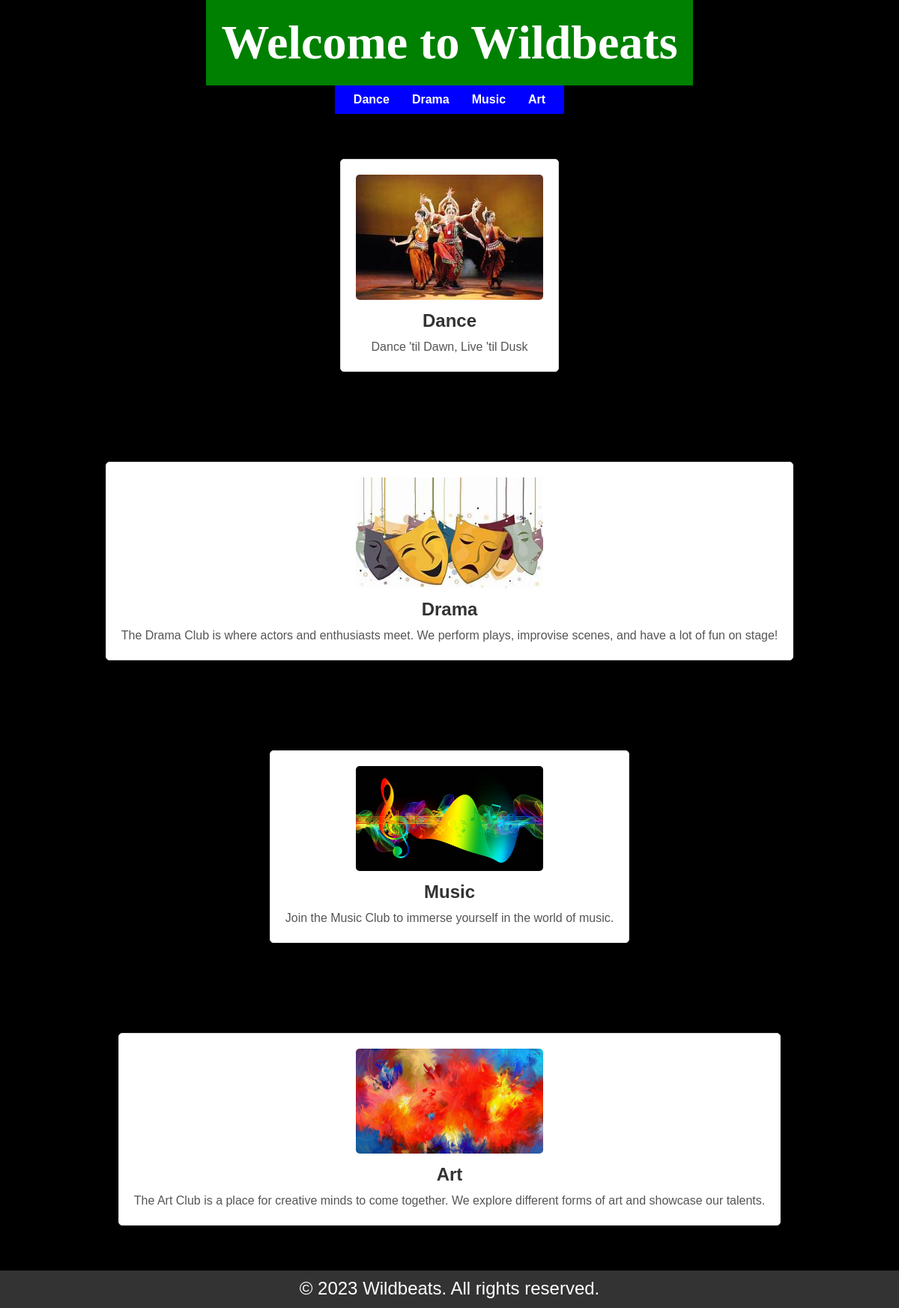
The app's page /wildbeats/ with its own data.
### wildbeats/models.py (models this page shows, shortened)
class SubClub(models.Model):
    id=models.AutoField(primary_key=True)
    club_name = models.CharField(max_length=100)
    image = models.ImageField(upload_to='wildbeats/images',default="")
    about = models.TextField(default="")
    leader1 = models.CharField(max_length=100,default="")
    leader2 = models.CharField(max_length=100,default="")
    subleader1 = models.CharField(max_length=100,default="")
    subleader2 = models.CharField(max_length=100,default="")
    subleader3 = models.CharField(max_length=100,default="",null=True)
    past_events = models.TextField(default="",null=True)
    upcoming_event = models.CharField(max_length=500,default="",null=True)
    instagram_handle = models.URLField(max_length=500,default="",null=True)
    facebook_handle = models.URLField(max_length=500,default="",null=True)
    youtube_handle = models.URLField(max_length=500,default="",null=True)
    linkedin=models.URLField(max_length=500,default="",null=True)
    email = models.EmailField(max_length=100,default="",null=True)
    suggestion_box = models.TextField(default="",null=True)
    tagline=models.TextField(default="",null=True)
    logo=models.ImageField(upload_to='wildbeats/images',default="")

### wildbeats/views.py (the view)
# urls.py: path('',views.index,name="Homepage"),
def index(request):
    SubClubs=SubClub.objects.all()
    return render(request,'wildbeats/wildbeats.html',{'SubClubs':SubClubs})

### wildbeats/templates/wildbeats/wildbeats.html (shortened to what this page needs)
<!DOCTYPE html>
<html lang="en">
<head>
</head>
<body style="background-color: black;">
{%load static%}
<header>
  <h1 class="wavy-text">Welcome to Wildbeats</h1>
</header>
<nav>
   {% for i in SubClubs%}
  <a href="#">{{i.club_name}}</a>
  {% endfor%}
</nav>
{% for i in SubClubs%}
    <section id="{{i.club_name}}-club" class="club-section">
        <div class="club"><a href="{{ i.club_name|slugify }}">
            <img src="/media/{{i.image}}" alt="{{i.club_name}} Club" width="250" height="250">
            </a>
            <h2>{{ i.club_name}}</h2>
            <p>{{i.tagline}}</p>
        </div>
    </section>
    {% endfor%}
<footer>
    <p>&copy; 2023 Wildbeats. All rights reserved.</p>
</footer>
</body>
</html>

### wildbeats/templates/wildbeats/wildbeats.html (style rules this page uses)
body, h1, h2, p { margin: 0; padding: 0; }
body { font-family: Arial, sans-serif; margin: 0; display: flex; flex-direction: column; align-items: center; }
header { background-color: green; color: white; font-size: 2rem; text-align: center; padding: 20px; }
nav { background-color: blue; padding: 10px; text-align: center; display: flex; justify-content: center; }
nav a { color: white; text-decoration: none; margin: 0 15px; font-weight: bold; transition: background-color 0.3s, color 0.3s; }
.club-section { background-color: black; margin: 20px; text-align: center; padding: 20px; border-radius: 10px; display: flex; flex-direction: column; align-items: center; }
.wavy-text { font-family: 'jokermann', cursive; animation: wavy 2s infinite linear; }
.club { border: 1px solid #ddd; padding: 20px; margin: 20px; border-radius: 5px; background-color: white; box-shadow: 0px 2px 6px rgba(0, 0, 0, 0.1); transition: transform 0.3s; display: flex; flex-direction: column; align-items: center; }
.club img { max-width: 100%; height: auto; border-radius: 5px; }
.club h2 { margin: 10px 0; font-size: 1.5rem; color: #333; }
.club p { font-size: 1rem; color: #555; line-height: 1.4; }
footer { bottom: 0; width: 100%; height: 30px; background-color: #333; color: white; text-align: center; padding: 10px; font-size: 1.5rem; }

### records on screen
SubClub: club_name "Dance", image (picture), tagline "Dance 'til Dawn, Live 'til Dusk"
SubClub: club_name "Drama", image (picture), tagline "The Drama Club is where actors and enthusiasts meet. We perform plays, improvise scenes, and have a lot of fun on stage!"
SubClub: club_name "Music", image (picture), tagline "Join the Music Club to immerse yourself in the world of music."
SubClub: club_name "Art", image (picture), tagline "The Art Club is a place for creative minds to come together. We explore different forms of art and showcase our talents."
